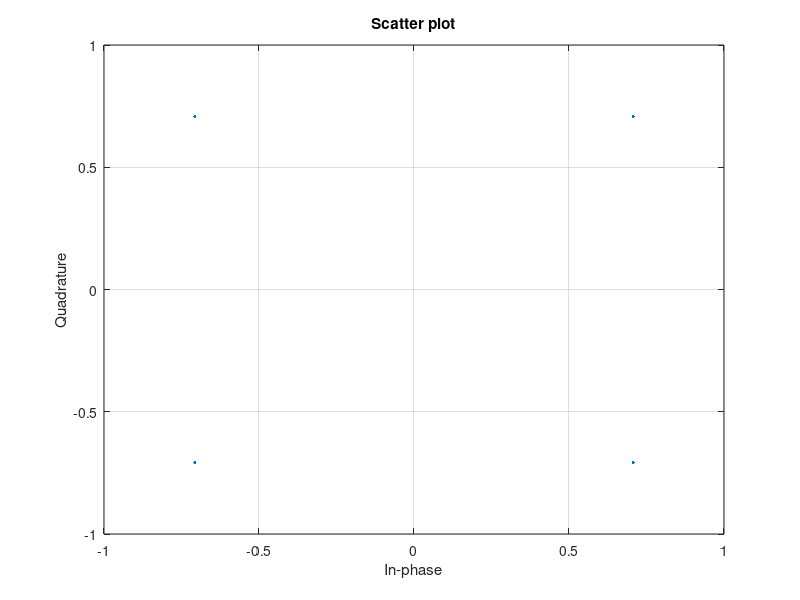

MATLAB code to generate this figure: (Note: this script raises an error after producing the figure.)
% Signal space and constellation
% Ex 5
% By: Johan Oestman
clc; close all

% Input parameters
% For passband implemetation sampling frequency is a necessary parameter
fs = 44000; % sampling frequency [Hz]
Tsamp = 1/fs;    % Sampling time
Rb = 440; % bit rate [bit/sec]
N = 100; % number of bits to transmit
fc = 1000;
%----------------------------------------------
%       SET THIS FLAG TO CHOOSE WHAT PULSE! 
%           0 = rect, 1 = rc, 2 = rrc
pulse_flag = 2; 
%----------------------------------------------


% Constellation or bit to symbol mapping
const = [(1 + 1i), (1 - 1i), (-1 -1i), (-1 + 1i)]/sqrt(2);% Constellation 1 - QPSK/4-QAM

scatterplot(const); grid on;                          % Constellation visualization

M = length(const);                                    % Number of symbols in the constellation
bpsymb = log2(M);                                     % Number of bits per symbol
fsymb = Rb/bpsymb;                                    % Symbol rate [symb/s]
Tsymb = 1/fsymb;                                      % symbol time
fsfd = fs/fsymb;                                      % Number of samples per symbol (choose fs such that fsfd is an integer for simplicity) [samples/symb]
a = randsrc(1,N,[0 1]);                               % Information bits
m = buffer(a, bpsymb)';                               % Group bits into bits per symbol
m_idx = bi2de(m, 'left-msb')'+1;                      % Bits to symbol index
x = const(m_idx);                                     % Look up symbols using the indices

x_upsample = upsample(x, fsfd);                       % Space the symbols fsfd apart, to enable pulse shaping using conv.



% Now we have a signal ready to be shaped.
switch pulse_flag
    case 0 %Rectangular
        pulse = ones(1, fsfd);                   % Generate a rectangular pulse
        pulse = pulse ./ norm(pulse);
        s = conv(pulse,x_upsample);    % Each symbol replaced by the pulse shape and added
        
    case 1 %RC
        span = 6; %how many symbol times to we want of pulse (note that RC and RRC is not zero outside of symbol time!)
        [pulse, t] = rcpuls(0.35,1/fsymb,fs,span);
        s = conv(pulse,x_upsample);
        
    case 2 %RRC
        span = 6;
        [pulse, t] = rtrcpuls(0.4,1/fsymb,fs,span);
        s = conv(pulse,x_upsample);
        
    otherwise
        disp('Unknown pulse');
        return;
end

figure; 
subplot(2,1,1); 
plot(Tsamp*(0:(length(s)-1)), real(s), 'b');

samples = s(span*fsfd:fsfd:end-span*fsfd);
hold on;
t = span*fsfd:fsfd:(span*fsfd + fsfd*(length(samples)-1));
hold on;
stem(t*Tsamp, real(samples),'r')


title('real')
xlabel('seconds')
subplot(2,1,2); 
plot(Tsamp*(0:(length(s)-1)), imag(s), 'b');
title('imag')
xlabel('seconds')


if pulse_flag > 0
    tx_signal = s.*exp(-1i*2*pi*fc*(0:length(s)-1)*Tsamp); % Carrier Modulation/Upconversion 
    tx_signal = real(tx_signal);                                        % send real part, information is in amplitude and phase
    tx_signal = tx_signal/max(abs(tx_signal));          % Limit the max amplitude to 1 to prevent clipping of waveforms

    figure
    plot(tx_signal)

end



